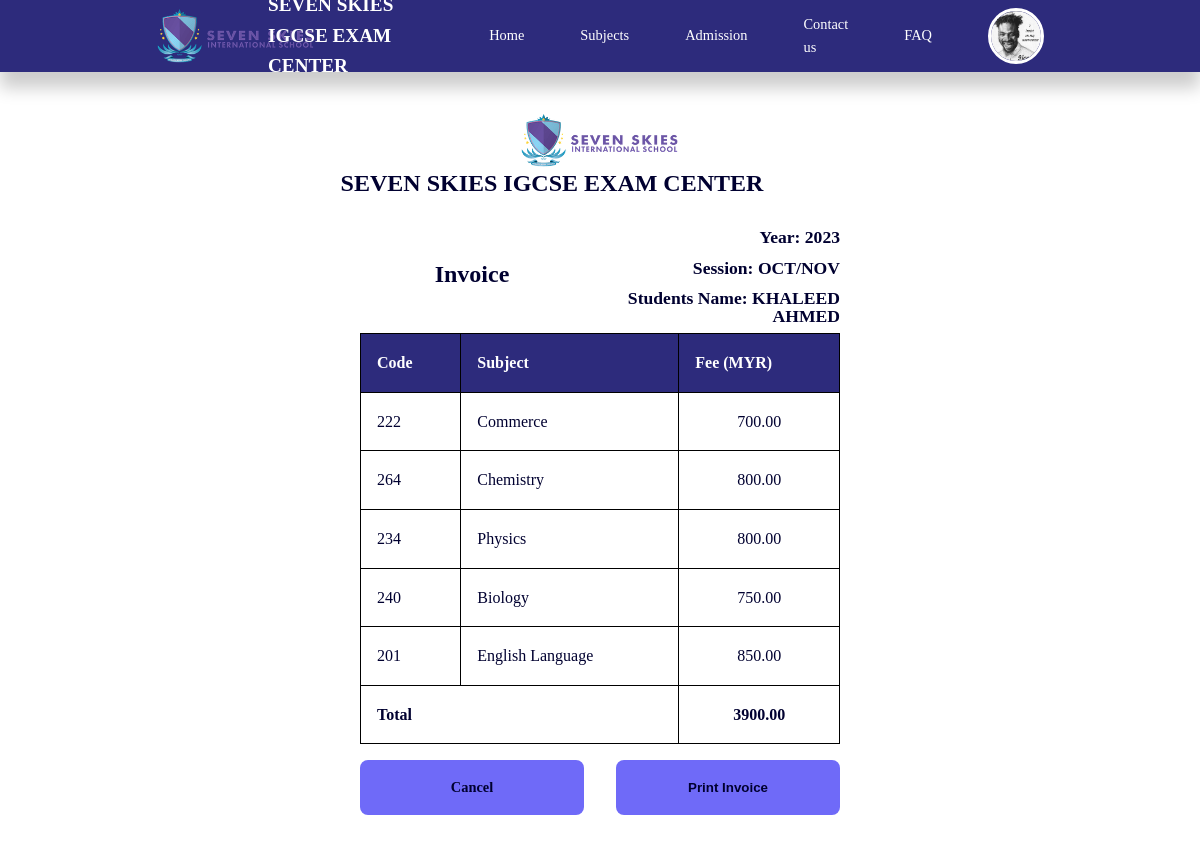
Page /admin/invoice.php (signed in) on the committed database.
### tables this page shows
CREATE TABLE `subjects` (
  `id` int(11) NOT NULL,
  `subject` varchar(100) NOT NULL,
  `subject_code` int(100) NOT NULL,
  `start_date` varchar(100) NOT NULL,
  `end_date` varchar(100) NOT NULL,
  `fee` varchar(10000) NOT NULL,
  `thumbnail` varchar(150) NOT NULL,
  `date_time` timestamp NOT NULL DEFAULT current_timestamp() ON UPDATE current_timestamp()
);

### admin/partials/header.php (called while the page is built, shortened)
<?php
require "../partials/header.php";

### admin/invoice.php (the view, shortened to what this page needs)
<?php
include './partials/header.php';
$current_user_id = $_SESSION['id'];
$fetch_subjects_query = "SELECT rs.*, u.firstname, u.lastname  FROM registered_subjects rs, users u WHERE u.id=student_id AND rs.student_id = $current_user_id";
$fetch_subject_result = mysqli_query($dbconnect, $fetch_subjects_query);
$subject_ids = mysqli_fetch_assoc($fetch_subject_result);
?>
<section class="invoice_section" id="invoice-section">
    <div class="top_head">
        <img id="logo" src="<?= ROOT_URL ?>/img/logo.png" alt="logo">
        <h2 class="nav_logo">SEVEN SKIES IGCSE EXAM CENTER</h2>
    </div>
    <div class="container invoice_section-container">
        <div class="control">
            <h2>Invoice</h2>
            <div class="form-control">
                <h3>Year: <?= $subject_ids['year'] ?></h3>
                <h3>Session: <?= $subject_ids['session'] ? 'MAY/JUNE' : 'OCT/NOV' ?></h3>
                <h3>Students Name: <?= "{$subject_ids['firstname']} {$subject_ids['lastname'] }" ?></h3>
            </div>
        </div>
        <form action="">
            <table class="invoice">
                <thead>
                    <tr>
                        <th>Code</th>
                        <th>Subject</th>
                        <th>Fee (MYR)</th>
                    </tr>
                </thead>
                <tbody>
                    <?php
                    $subjectId_array = $subject_ids['subject_id'];
                    $sub_ids = explode(',', $subjectId_array);
                    $price = 0.0;
                    foreach ($sub_ids as $item) {
                        $query = "SELECT subject, subject_code, fee FROM subjects WHERE id = $item";
                        $subject_result = mysqli_query($dbconnect, $query);
                        while ($subject = mysqli_fetch_assoc($subject_result)) {
                    ?>
                            <tr>
                                <td><?= $subject['subject_code'] ?></td>
                                <td><?= $subject['subject'] ?></td>
                                <td><?= $subject['fee'] ?>.00</td>
                            </tr>
                    <?php
                            $price = $price + $subject['fee'];
                        }
                    }
                    ?>
                    <tr>
                        <td colspan="2"><b>Total</b></td>
                        <td><b><?= $price ?>.00</b></td>
                    </tr>
                </tbody>
            </table>
            <div class="control buttons">
                <a href="registered-courses.php" class="btn-lg">Cancel</a>
                <button class="btn-lg" onclick="window.print()">Print Invoice</button>
            </div>
        </form>
    </div>
</section>
</body>
</html>

### partials/header.php (shortened to what this page needs)
<?php
require "./config/database.php";
if (isset($_SESSION['id'])) {
    $current_user_id = $_SESSION['id'];
    if ($_SESSION['user_is_admin'] == 1 || $_SESSION['user_is_admin'] == 2) {
        $admin_query = "SELECT avatar FROM admins WHERE id = $current_user_id LIMIT 1";
        $admin_info = mysqli_query($dbconnect, $admin_query);
        $admin = mysqli_fetch_assoc($admin_info);
    } else {
        $user_query = "SELECT avatar FROM users WHERE id = $current_user_id LIMIT 1";
        $user_info = mysqli_query($dbconnect, $user_query);
        $user = mysqli_fetch_assoc($user_info);
    }
}
?>
<!DOCTYPE html>
<html lang="en">
<head>
    <link rel="stylesheet" href="<?= ROOT_URL ?>/css/style.css">
    <link rel="stylesheet" href="https://unicons.iconscout.com/release/v4.0.0/css/line.css">
    <link rel="stylesheet" href="https://cdnjs.cloudflare.com/ajax/libs/font-awesome/6.2.0/css/all.min.css">
</head>
<body>
    <nav>
        <div class="container nav_container">
            <a href="<?= ROOT_URL ?>"><img id="logo" src="<?= ROOT_URL ?>/img/logo.png" alt="logo"></a>
            <a href="<?= ROOT_URL ?>" class="nav_logo">SEVEN SKIES IGCSE EXAM CENTER</a>
            <ul class="nav_items">
                <li><a href="<?= ROOT_URL ?>">Home</a></li>
                <li><a href="<?= ROOT_URL ?>courses.php">Subjects</a></li>
                <li><a href="https://sevenskies.edu.my/admission-form/">Admission</a></li>
                <li><a href="<?= ROOT_URL ?>index.php#contact">Contact us</a></li>
                <li><a href="<?= ROOT_URL ?>faq.php">FAQ</a></li>
                <?php if (isset($_SESSION['id'])) : ?>
                    <li class="nav_profile">
                        <?php if ($_SESSION['user_is_admin'] == 1 || $_SESSION['user_is_admin'] == 2) :  ?>
                            <div class="avatar">
                                <img src="<?= ROOT_URL . 'img/avatar/' . $admin['avatar'] ?>">
                            </div>
                        <?php else :  ?>
                            <div class="avatar">
                                <img src="<?= ROOT_URL . 'img/avatar/' . $user['avatar'] ?>">
                            </div>
                        <?php endif  ?>
                    </li>
                <?php else : ?>
                    <li><a href="<?= ROOT_URL ?>signin.php">Signin/Signup</a></li>
                <?php endif ?>
            </ul>
        </div>
    </nav>

### css/style.css (style rules this page uses)
:root { --color-primary: #6f6af8; --color-primary-light: hsla(242, 91%, 69%, 0.247); --color-blue-light: #8ad3f2; --color-primary-variant: #5854c7; --color-red: #da0f3f; --color-red-light: rgba(236, 138, 138, 0.5); --color-red-dark: rgb(189, 4, 81); --color-green: #00c476; --color-green-light: hsl(156, 100%, 38%, 15%); --color-gray-900: #242424; --color-gray-700: #2d2b7c; --color-gray-700t: #2c2b7c98; --color-gray-300: rgba(242, 242, 254, 0.3); --color-gray-200: #0020d8; --color-blue-dark: #000030; --color-text: #ffffff; --transition: all 300ms ease; --container-width-lg: 74%; --container-width-md: 88%; --form-width: 40%; --card-border-radius-1: 0.3rem; --card-border-radius-2: 0.5rem; --card-border-radius-3: 0.8rem; --card-border-radius-4: 2rem; --card-border-radius-5: 5rem; }
* { margin: 0; padding: 0; outline: 0; border: 0; appearance: 0; list-style: none; box-sizing: border-box; text-decoration: none; }
body { font-family: Cambria, Cochin, Georgia, Times, 'Times New Roman', serif; line-height: 1.6; color: var(--color-gray-200); overflow-x: hidden; background: var(--color-text); font-size: 0.9rem; }
.container { width: var(--container-width-lg); max-width: 1800px; margin-inline: auto; }
section { margin-top: 3rem; width: 100vw; }
a { color: var(--color-blue-dark); transition: var(--transition); }
h1, h2, h3, h4, h5 { color: var(--color-blue-dark); line-height: 1.3; }
h2 { font-size: 1.7rem; margin: 1rem 0; }
h3 { font-size: 1.1rem; margin: 0.8rem 0 0.5rem; }
img { display: block; width: 100%; object-fit: cover; }
nav { background: var(--color-gray-700); color: #ffffff; width: 100vw; height: 4.5rem; position: fixed; top: 0; z-index: 10; box-shadow: 0 1rem 1rem rgba(0, 0, 0, 0.2); }
nav a { color: var(--color-text); }
.nav_container { height: 100%; display: flex; align-items: center; justify-content: space-between; }
.avatar { width: 3.5rem; height: 3.5rem; border-radius: 50%; overflow: hidden; border: 0.2rem solid var(--color-text); }
.nav_profile .avatar img { width: 100%; height: 100%; }
.nav_logo { font-weight: 600; font-size: 1.2rem; position: relative; left: -3rem; }
img#logo { width: 10rem; }
.nav_items { display: flex; align-items: center; gap: 3.5rem; }
.nav_profile { position: relative; cursor: pointer; }
.btn-lg { padding: 1rem 1.2rem; background: var(--color-primary); border-radius: var(--card-border-radius-2); cursor: pointer; transition: var(--transition); color: var(--color-blue-dark); font-weight: bold; text-align: center; }
a.btn-lg { text-align: center; }
form { display: flex; flex-direction: column; gap: 1rem; }
.control { display: grid; grid-template-columns: 1fr 1fr; gap: 2rem; }
.invoice_section { display: grid; place-items: center; height: 100vh; margin: 2rem 0 3.5rem; }
.invoice_section h3 { text-align: right; line-height: 1; }
.invoice_section img { margin: auto; }
.invoice_section h2 { font-size: 1.5rem; margin: auto; text-align: center; }
.invoice_section-container { width: var(--form-width); margin-top: -7rem; }
.invoice_section table { border-collapse: collapse; color: var(--color-blue-dark); font-size: 1rem; }
.invoice_section td, th { border: 1px solid black; text-align: left; padding: 1rem; }
.invoice_section table tr th { background: var(--color-gray-700); color: var(--color-text); }
.report>h2, h3 { text-align: center; }
.top_head { margin: 4rem auto; margin-bottom: 6rem; }
.tb-courses th:last-child, td:last-child { text-align: center; }

### rows in the picture
subjects: subject_code "222", subject "Commerce", fee "700"
subjects: subject_code "264", subject "Chemistry", fee "800"
subjects: subject_code "234", subject "Physics", fee "800"
subjects: subject_code "240", subject "Biology", fee "750"
subjects: subject_code "201", subject "English Language", fee "850"

### other values in the picture
$subject_ids['year'] "2023"
$subject_ids['firstname'] "KHALEED"
$subject_ids['lastname'] "AHMED"
$price "3900"
